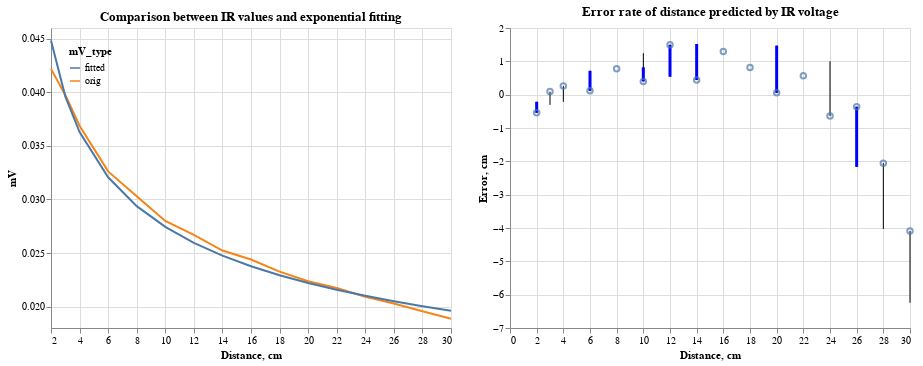

Notebook code cell kept with this figure:
### Markdown cell above
## Calibration

### Code cell
dist = df_1['dist'].values
mv = df_1['IR'].values

a,b = np.polyfit(np.log(dist), np.log(mv), deg=1)

pred_mv = np.exp(b + a*np.log(dist))

pred_dist = np.exp((np.log(mv) - b)/a)

int_df = pd.DataFrame({'dist_orig': dist, 'mv_orig': mv, 'mv_fitted': pred_mv, 'dist_pred': pred_dist}).reset_index()
int_df_mv = pd.wide_to_long(int_df, stubnames='mv', i=['index', 'dist_orig', 'dist_pred'], j='mV_type', sep='_', suffix=r'\w+').reset_index()

int_df['err'] = int_df['dist_orig'] - int_df['dist_pred']
group = int_df.groupby('dist_orig')
stats_df = pd.DataFrame({"min_err": group.min()['err'], 
                         "max_err": group.max()['err'],  
                         "mean_err": group.mean()['err'], 
                         "median_err": group.quantile(0.5)['err'],
                         "quantile_25_err": group.quantile(0.25)['err'],
                         "quantile_75_err": group.quantile(0.75)['err']
                        }).reset_index()

base =  alt.Chart(stats_df).encode(
        x=alt.X('dist_orig', title='Distance, cm'),
)

(
    alt.Chart(int_df_mv).encode(
        x=alt.X('dist_orig', title='Distance, cm'),
        y=alt.Y('mean(mv):Q', scale=alt.Scale(zero=False), title='mV'),
        color=alt.Color('mV_type', legend=alt.Legend(orient='top-left'))
    ).mark_line().properties(title='Comparison between IR values and exponential fitting') |
    
    (
        base.encode(
            y=alt.Y('min_err:Q', scale=alt.Scale(zero=False), title='Error, cm'),
            y2=alt.Y2('max_err:Q'),
        ).mark_rule() + 
        base.encode(
            y=alt.Y('quantile_25_err:Q', scale=alt.Scale(zero=False), title='Error, cm'),
            y2=alt.Y2('quantile_75_err:Q',),
        ).mark_rule(strokeWidth=3, color='blue') +
        base.encode(
            y=alt.Y('median_err:Q', scale=alt.Scale(zero=False), title='Error, cm'),
        ).mark_point()
    ).properties(title='Error rate of distance predicted by IR voltage')
)

### Figure 1 — Vega-Lite specification as saved in the notebook (floating-point values rounded to 4 significant figures; data arrays with more than 128 entries replaced by an {"elided": "..."} marker saying what was removed)
{"$schema": "https://vega.github.io/schema/vega-lite/v4.17.0.json", "config": {"view": {"continuousHeight": 300, "continuousWidth": 400}}, "datasets": {"data-bfaad8f72ed39a81bb1f944b462e8f36": {"elided": "640 records"}, "data-c71a463a8f0976c59496eae841fb0127": [{"dist_orig": 2, "max_err": -0.2129, "mean_err": -0.4494, "median_err": -0.544, "min_err": -0.544, "quantile_25_err": -0.544, "quantile_75_err": -0.2129}, {"dist_orig": 3, "max_err": 0.09203, "mean_err": 0.02558, "median_err": 0.09203, "min_err": -0.3067, "quantile_25_err": 0.09203, "quantile_75_err": 0.09203}, {"dist_orig": 4, "max_err": 0.2582, "mean_err": 0.2025, "median_err": 0.2582, "min_err": -0.2152, "quantile_25_err": 0.2582, "quantile_75_err": 0.2582}, {"dist_orig": 6, "max_err": 0.7158, "mean_err": 0.3163, "median_err": 0.1166, "min_err": 0.1166, "quantile_25_err": 0.1166, "quantile_75_err": 0.7158}, {"dist_orig": 8, "max_err": 0.7794, "mean_err": 0.7794, "median_err": 0.7794, "min_err": 0.7794, "quantile_25_err": 0.7794, "quantile_75_err": 0.7794}, {"dist_orig": 10, "max_err": 1.244, "mean_err": 0.6206, "median_err": 0.3979, "min_err": 0.3979, "quantile_25_err": 0.3979, "quantile_75_err": 0.8211}, {"dist_orig": 12, "max_err": 1.496, "mean_err": 1.042, "median_err": 1.496, "min_err": 0.5373, "quantile_25_err": 0.5373, "quantile_75_err": 1.496}, {"dist_orig": 14, "max_err": 1.519, "mean_err": 0.8208, "median_err": 0.4399, "min_err": 0.4399, "quantile_25_err": 0.4399, "quantile_75_err": 1.519}, {"dist_orig": 16, "max_err": 1.297, "mean_err": 1.297, "median_err": 1.297, "min_err": 1.297, "quantile_25_err": 1.297, "quantile_75_err": 1.297}, {"dist_orig": 18, "max_err": 0.8149, "mean_err": 0.8149, "median_err": 0.8149, "min_err": 0.8149, "quantile_25_err": 0.8149, "quantile_75_err": 0.8149}, {"dist_orig": 20, "max_err": 1.471, "mean_err": 0.4714, "median_err": 0.05509, "min_err": 0.05509, "quantile_25_err": 0.05509, "quantile_75_err": 1.471}, {"dist_orig": 22, "max_err": 0.5661, "mean_err": 0.5661, "median_err": 0.5661, "min_err": 0.5661, "quantile_25_err": 0.5661, "quantile_75_err": 0.5661}, {"dist_orig": 24, "max_err": 1.002, "mean_err": -0.3278, "median_err": -0.6406, "min_err": -0.6406, "quantile_25_err": -0.6406, "quantile_75_err": -0.6406}, {"dist_orig": 26, "max_err": -0.3624, "mean_err": -0.9364, "median_err": -0.3624, "min_err": -2.166, "quantile_25_err": -2.166, "quantile_75_err": -0.3624}, {"dist_orig": 28, "max_err": -2.054, "mean_err": -2.273, "median_err": -2.054, "min_err": -4.028, "quantile_25_err": -2.054, "quantile_75_err": -2.054}, {"dist_orig": 30, "max_err": -4.09, "mean_err": -4.15, "median_err": -4.09, "min_err": -6.243, "quantile_25_err": -4.09, "quantile_75_err": -4.09}]}, "hconcat": [{"data": {"name": "data-bfaad8f72ed39a81bb1f944b462e8f36"}, "encoding": {"color": {"field": "mV_type", "legend": {"orient": "top-left"}, "type": "nominal"}, "x": {"field": "dist_orig", "title": "Distance, cm", "type": "quantitative"}, "y": {"aggregate": "mean", "field": "mv", "scale": {"zero": false}, "title": "mV", "type": "quantitative"}}, "mark": "line", "title": "Comparison between IR values and exponential fitting"}, {"data": {"name": "data-c71a463a8f0976c59496eae841fb0127"}, "layer": [{"encoding": {"x": {"field": "dist_orig", "title": "Distance, cm", "type": "quantitative"}, "y": {"field": "min_err", "scale": {"zero": false}, "title": "Error, cm", "type": "quantitative"}, "y2": {"field": "max_err"}}, "mark": "rule"}, {"encoding": {"x": {"field": "dist_orig", "title": "Distance, cm", "type": "quantitative"}, "y": {"field": "quantile_25_err", "scale": {"zero": false}, "title": "Error, cm", "type": "quantitative"}, "y2": {"field": "quantile_75_err"}}, "mark": {"color": "blue", "strokeWidth": 3, "type": "rule"}}, {"encoding": {"x": {"field": "dist_orig", "title": "Distance, cm", "type": "quantitative"}, "y": {"field": "median_err", "scale": {"zero": false}, "title": "Error, cm", "type": "quantitative"}}, "mark": "point"}], "title": "Error rate of distance predicted by IR voltage"}]}
